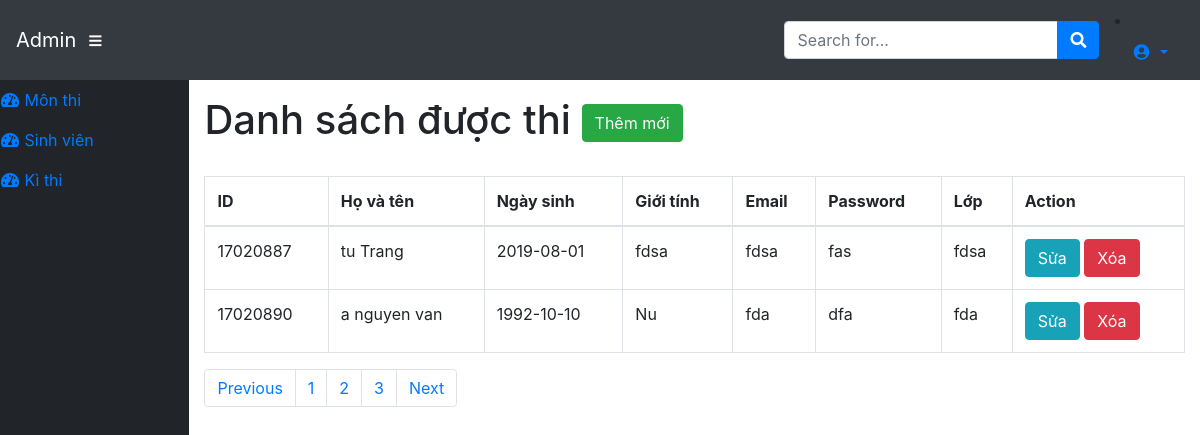
Screenshot of /admin/modules/subjects/students.php (signed in) with the database file from the repository.
### tables this page shows
CREATE TABLE `Ma` (
  `studentid` int(11) NOT NULL,
  `firstname` varchar(45) NOT NULL,
  `lastname` varchar(45) NOT NULL,
  `dateofbirth` date NOT NULL,
  `mail` varchar(45) NOT NULL,
  `password` varchar(45) NOT NULL,
  `Classname` varchar(45) NOT NULL,
  `sex` varchar(45) NOT NULL
);

### dll/Database.php (called while the page is built, shortened)
<?php
    class Database
    {
        public $link;
        public function __construct()
        {
            $this->link = mysqli_connect("localhost","root","ngoccua2018","web_database") or die ();
            mysqli_set_charset($this->link,"utf8");
        }
         public function fetchAll($table)
        {
            $sql = "SELECT * FROM {$table} WHERE 1" ;
            $result = mysqli_query($this->link,$sql) or die("Lỗi Truy Vấn fetchAll " .mysqli_error($this->link));
            $data = [];
            if( $result)
            {
                while ($num = mysqli_fetch_assoc($result))
                {
                    $data[] = $num;
                }
            }
            return $data;
        }
    }
?>

### admin/load_database/loadData.php (called while the page is built, shortened)
<?php
	require_once __DIR__.'/../../dll/Database.php';
    $db=new Database;
 ?>

### admin/modules/subjects/students.php (the view, shortened to what this page needs)
<?php
    require_once __DIR__. '/../../load_database/loadData.php';
    $subject=$db->fetchAll("Ma");
 ?>
<?php require_once __DIR__. '/../../layouts/header.php'; ?>
    <div id="content-wrapper">
      <div class="container-fluid">
        <h1>Danh sách được thi
            <a href="addStudent.php" class="btn btn-success">Thêm mới </a>
        </h1>
        <br>
      </div>
      <div class="container-fluid">
        <table class="table table-bordered">
          <thead>
            <tr>
              <th scope="col">ID</th>
              <th scope="col">Họ và tên  </th>
              <th scope="col">Ngày sinh </th>
              <th scope="col">Giới tính </th>
              <th scope="col">Email </th>
              <th scope="col">Password </th>
              <th scope="col">Lớp</th>
              <th scope="col">Action</th>
            </tr>
          </thead>
          <tbody>
            <?php $stt=1 ;foreach ($subject as $item): ?>
                <tr>
                  <td><?php echo $item['studentid'] ?></td>
                  <td> <?php echo $item['firstname']," ", $item['lastname'] ?></td>
                  <td><?php echo $item['dateofbirth'] ?></td>
                  <td><?php echo $item['sex'] ?></td>
                  <td><?php echo $item['mail'] ?></td>
                  <td><?php echo $item['password'] ?></td>
                  <td><?php echo $item['Classname'] ?></td>
                  <td>
                    <a class="btn btn-xs btn-info" href="editStudent.php?id=<?php echo $item['studentid'] ?>">Sửa</a>
                    <a class="btn btn-xs btn-danger" href="deleteStudent.php?id=<?php echo $item['studentid'] ?>">Xóa</a>
                  </td>
                </tr>
            <?php $stt++;endforeach ?>
          </tbody>
        </table>
        <div class="pull-right">
        <nav aria-label="Page navigation">
          <ul class="pagination">
            <li class="page-item"><a class="page-link" href="#">Previous</a></li>
            <li class="page-item"><a class="page-link" href="#">1</a></li>
            <li class="page-item"><a class="page-link" href="#">2</a></li>
            <li class="page-item"><a class="page-link" href="#">3</a></li>
            <li class="page-item"><a class="page-link" href="#">Next</a></li>
          </ul>
        </nav>
      </div>
      </div>
<?php require_once __DIR__. '/../../layouts/footer.php'; ?>

### rows the page displays
ma: studentid "17020887", firstname "tu", lastname "Trang", dateofbirth "2019-08-01", sex "fdsa", mail "fdsa", password "fas", Classname "fdsa"
ma: studentid "17020890", firstname "a", lastname "nguyen van", dateofbirth "1992-10-10", sex "Nu", mail "fda", password "dfa", Classname "fda"
